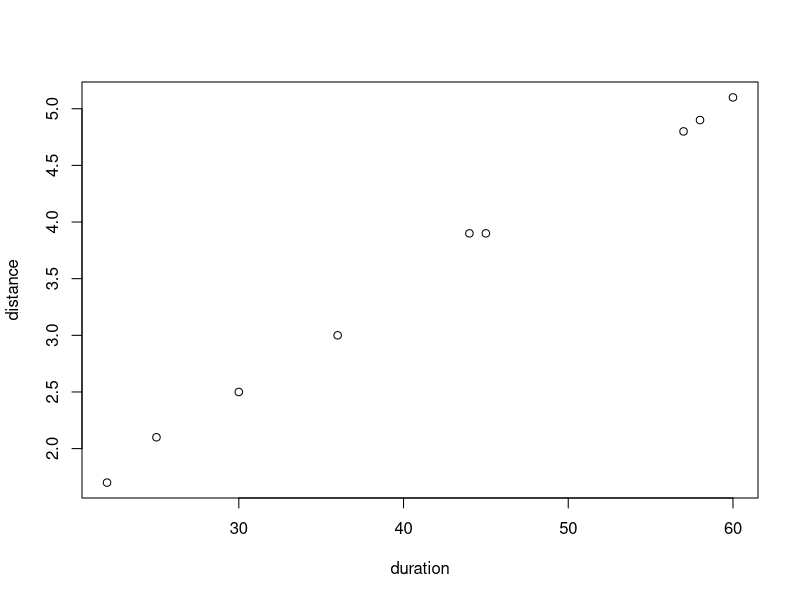
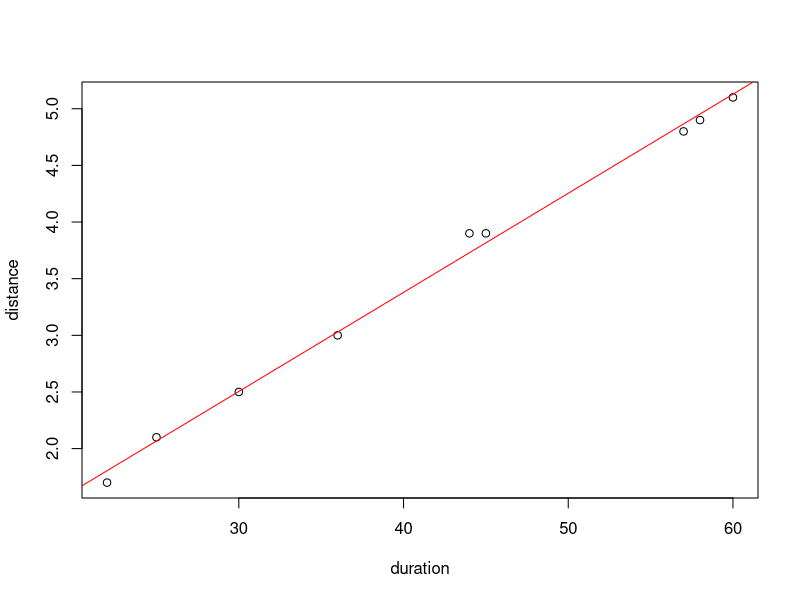
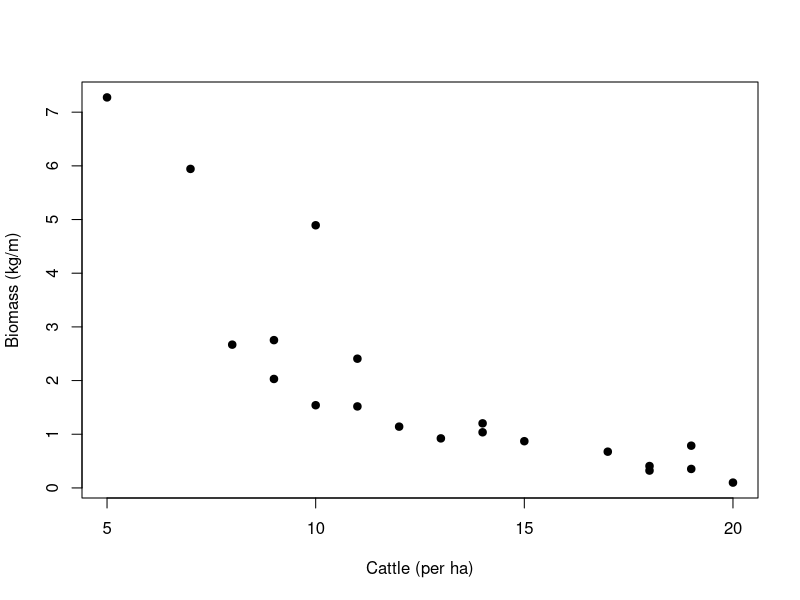
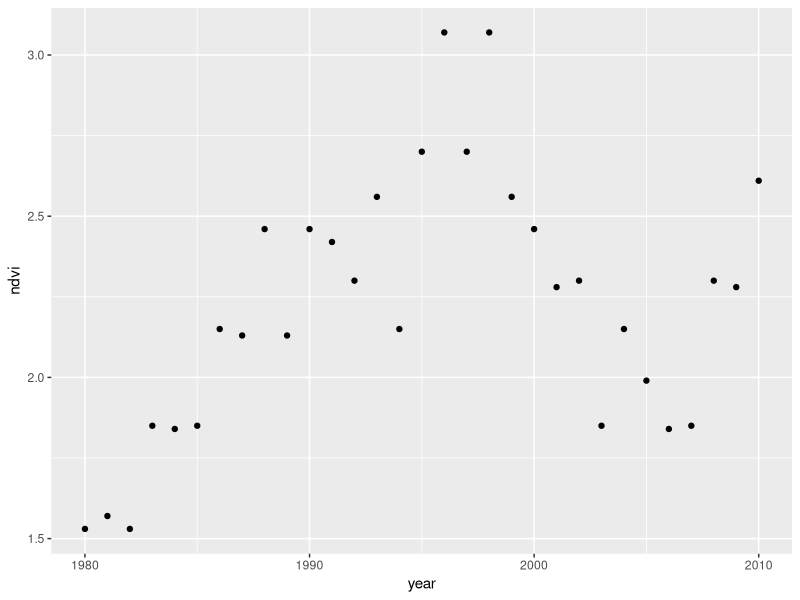
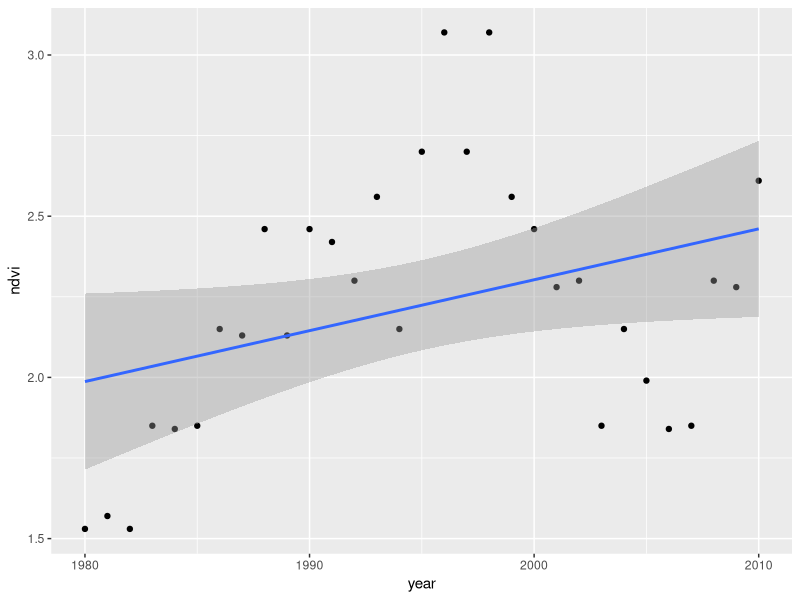
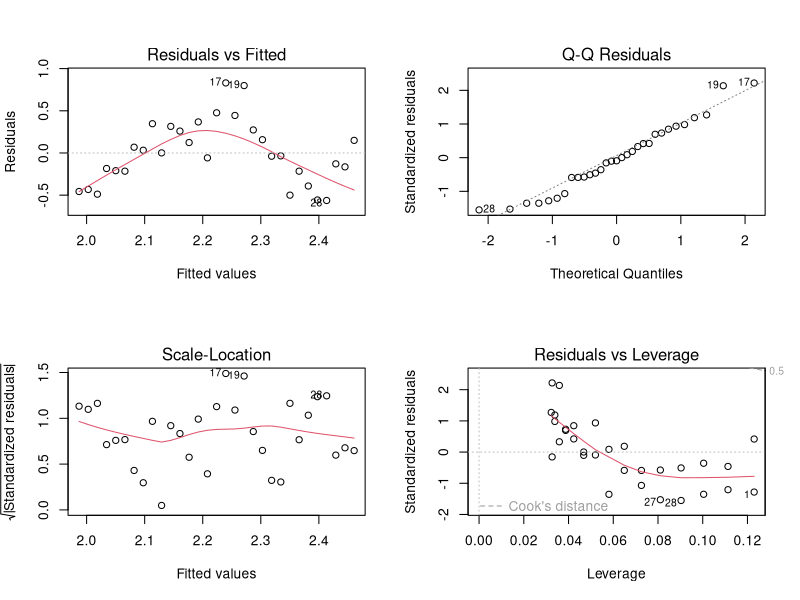
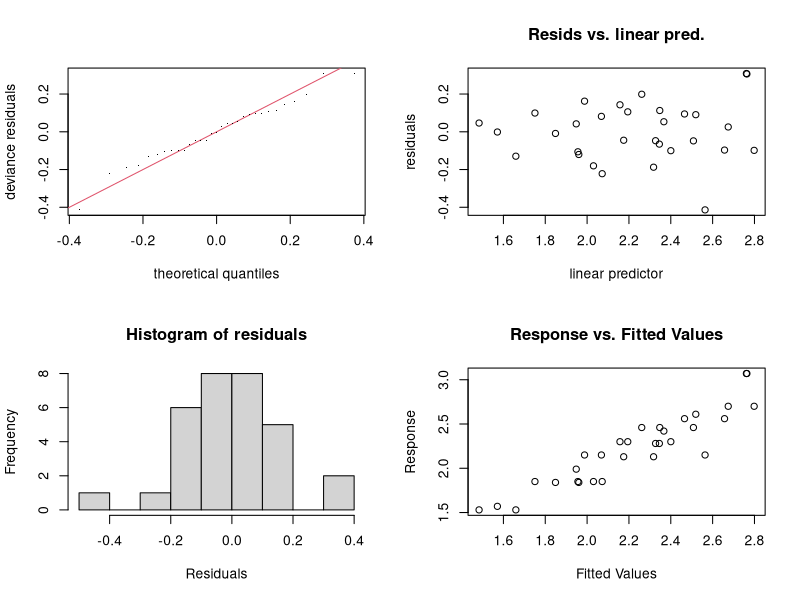
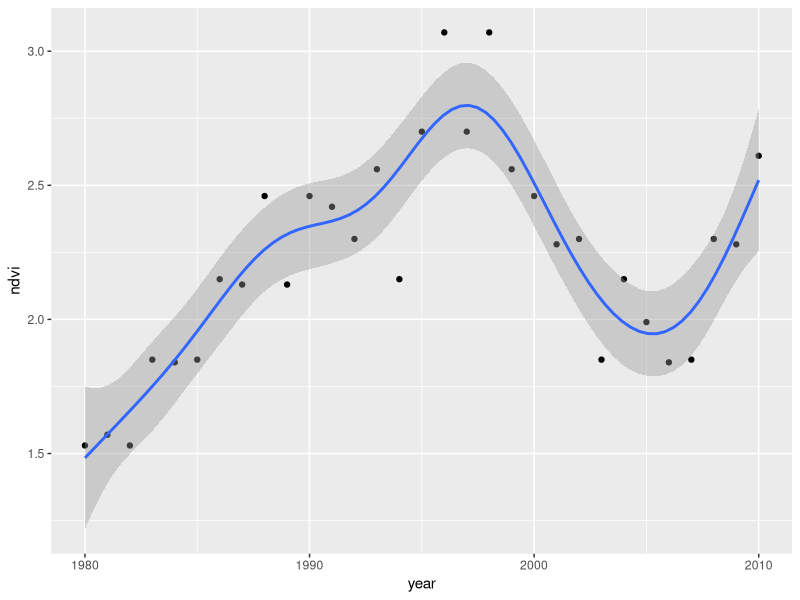

Reproduce these figures in R, in order.
## ---- chunk 1
knitr::opts_chunk$set(echo = TRUE)
## ---- chunk 2

duration <- c(30,60,45,44,36,58,57,22,25)
distance <- c(2.5,5.1,3.9,3.9,3,4.9,4.8,1.7,2.1)

plot(duration,distance)
## ---- chunk 3
m1 <- lm(distance~duration) ## linear model with response ~ predictor
summary(m1) ## see output of model
## ---- chunk 4
plot(duration,distance)
abline(m1, col="red") ## adds line from model
## ---- chunk 5
##load data
response <- c(1,0,0,0,1,0,0,1,0,0,0,0,0,0,1,0,0,0,1,0,1,0,0,0,1,0,0,1,0,0,1,0,0,0,1,0,0,0,1,0,1,0,0,0,1,0,0,1,1,1,1,1,0,0,1,0,1,1,1,0,1,0,0,0,1,0,1,1,1,1,1,1,1,1,1,0,1,1,1,1)
predictor <- c(rep("control",20),rep("drug1",20),rep("drug2",20),rep("drug3",20))
drug.trial <- data.frame(predictor,response)
## ---- chunk 6
m2<- glm(response~predictor, data=drug.trial, family="binomial") ##glm for drugs potential to curse

summary(m2) ##output of model
## ---- chunk 7

anova(m2, test="Chisq") ## chisq test on predictor from model
## ---- chunk 8
#install.packages("lsmeans")
## ---- chunk 9
library(lsmeans)
## ---- chunk 10
lsmeans(m2, pairwise~predictor, adjust="tukey") ##conduct pairwise comparisons on predictor
## ---- chunk 11
bird.data <- data.frame(species.rich =c(rpois(50,5),rpois(50,3),rpois(50,3.1)),habitat = c(rep("forest",50),rep("urban.parks",50),rep("city",50))) ## load data
## ---- chunk 12
## Make up some data
set.seed(2)
ranch <- data.frame(cattle=c(20,18,19,18,17,19,15,13,14,12,14,11,10,9,11,8,9,10,7,5),biomass=sort(exp(rnorm(20))), year=rep(c(2014,2015,2016,2017),5))

head(ranch)

plot(ranch$cattle, ranch$biomass, ylab="Biomass (kg/m)", xlab="Cattle (per ha)", pch=19)

## ---- chunk 13
library(lme4)

m1 <- lmer(biomass ~ cattle + (1|year), data=ranch)
summary(m1)
## ---- chunk 14

m1 <- lmer(biomass ~ cattle + (1|year), data=ranch)
m0 <- lmer(biomass ~ 1 + (1|year), data=ranch)

anova(m1,m0, test="Chisq")

## ---- chunk 15
library(lmerTest)

m1 <- lmer(biomass ~ cattle + (1|year), data=ranch)
anova(m1)
## ---- chunk 16
library(mgcv)
library(tidyverse)

year <- c(1980,1981,1982,1983,1984,1985,1986,1987,1988,1989,1990,1991,1992,1993,1994,1995,1996,1997,1998,1999,2000,2001,2002,2003,2004,2005,2006,2007,2008,2009,2010)
ndvi <- c(1.53,1.57,1.53,1.85,1.84,1.85,2.15,2.13,2.46,2.13,2.46,2.42,2.3,2.56,2.15,2.7,3.07,2.7,3.07,2.56,2.46,2.28,2.3,1.85,2.15,1.99,1.84,1.85,2.3,2.28,2.61)
gam.data<- data.frame(year,ndvi)

## Plot the data
ggplot(gam.data, aes(x=year, y=ndvi)) + geom_point()

## Run a linear model
m1 <- lm(ndvi~year, data=gam.data)
summary(m1)

## add linear model to plot
ggplot(gam.data, aes(x=year, y=ndvi)) + geom_point()+  geom_smooth(method = "lm", formula = y ~x)

## check the fit
par(mfrow = c(2,2))
plot(m1)

## ---- chunk 17

## Fit GAM
m2 <- gam(ndvi~s(year), data=gam.data, method="REML")

## check diagnostics
par(mfrow = c(2,2))
gam.check(m2)

## see final plot
ggplot(gam.data, aes(x=year, y=ndvi)) + geom_point() +  geom_smooth(method = "gam", formula = y ~s(x))
